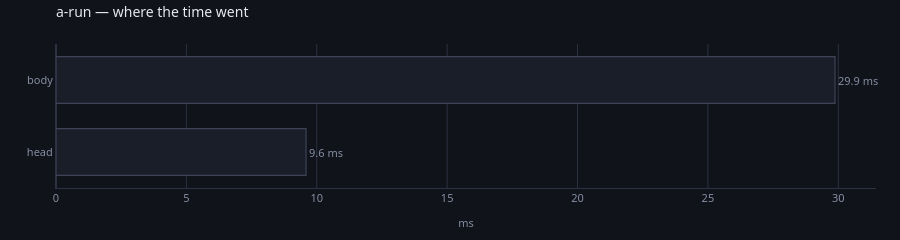

The notebook cell saved with this chart:
### Markdown cell above
## Where the time went

The aggregated view. With two nodes it is not a mystery; with twenty and a
device hop it is the first thing to look at when a step is slower than it
should be.

### Code cell
spent(store, run="a-run")

### Figure 1 — Plotly figure (JSON) as saved in the notebook; plotly's stock layout.template omitted (floating-point values rounded to 4 significant figures)
{"data": [{"cliponaxis": false, "customdata": [[300, 0, 0.03196, "here"], [300, 0, 0.09958, "here"]], "hovertemplate": "<b>%{y}</b><br>%{x:.1f} ms in total<br>%{customdata[0]} runs, %{customdata[1]} read back<br>%{customdata[2]:.2f} ms each<br>%{customdata[3]}<extra></extra>", "marker": {"color": ["#1a1e28", "#1a1e28"], "line": {"color": ["#3d4459", "#3d4459"], "width": 1.2}}, "orientation": "h", "text": ["9.6 ms", "29.9 ms"], "textfont": {"color": "#868ea3", "size": 11}, "textposition": "outside", "type": "bar", "x": [9.589, 29.87], "y": ["head", "body"]}], "layout": {"bargap": 0.35, "font": {"color": "#e7e9ef", "family": "system-ui, -apple-system, Segoe UI, Roboto, sans-serif", "size": 12}, "height": 180, "hoverlabel": {"align": "left", "bgcolor": "#1a1e28", "bordercolor": "#2c3242", "font": {"color": "#e7e9ef", "family": "system-ui, -apple-system, Segoe UI, Roboto, sans-serif"}}, "legend": {"bgcolor": "rgba(0,0,0,0)", "font": {"color": "#868ea3"}, "orientation": "h", "x": 1, "xanchor": "right", "y": 1.02, "yanchor": "bottom"}, "margin": {"b": 44, "l": 56, "r": 24, "t": 44}, "paper_bgcolor": "#101319", "plot_bgcolor": "#101319", "showlegend": false, "title": {"font": {"size": 14}, "text": "a-run — where the time went", "x": 0, "xanchor": "left", "xref": "paper", "y": 0.97, "yanchor": "top"}, "xaxis": {"gridcolor": "#2c3242", "linecolor": "#2c3242", "tickfont": {"color": "#868ea3", "size": 11}, "title": {"font": {"color": "#868ea3", "size": 11}, "text": "ms"}, "zerolinecolor": "#2c3242"}, "yaxis": {"automargin": true, "gridcolor": "#2c3242", "linecolor": "#2c3242", "showgrid": false, "tickfont": {"color": "#868ea3", "size": 11}, "title": {"font": {"color": "#868ea3", "size": 11}}, "zerolinecolor": "#2c3242"}}}
